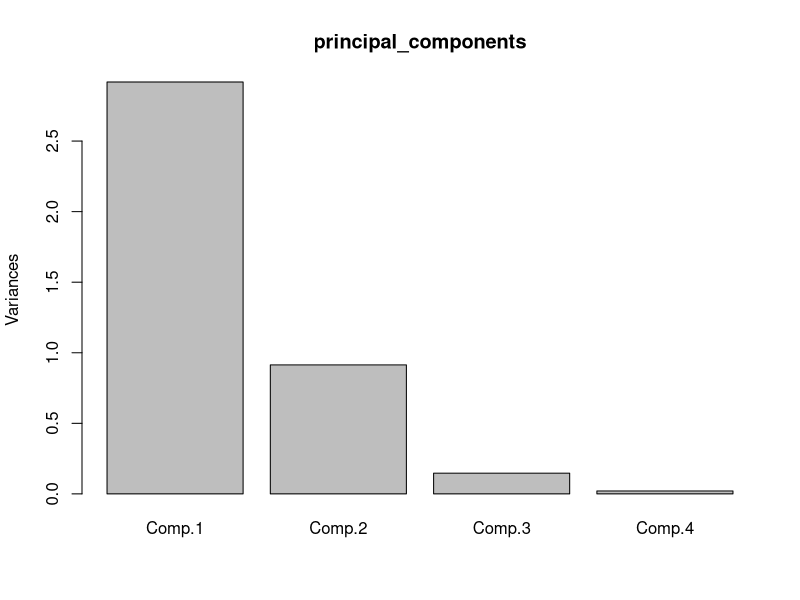
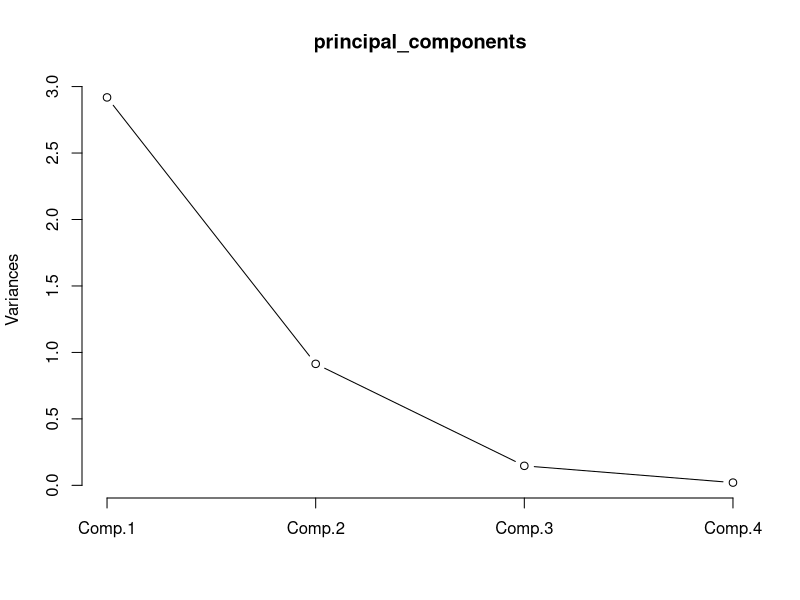
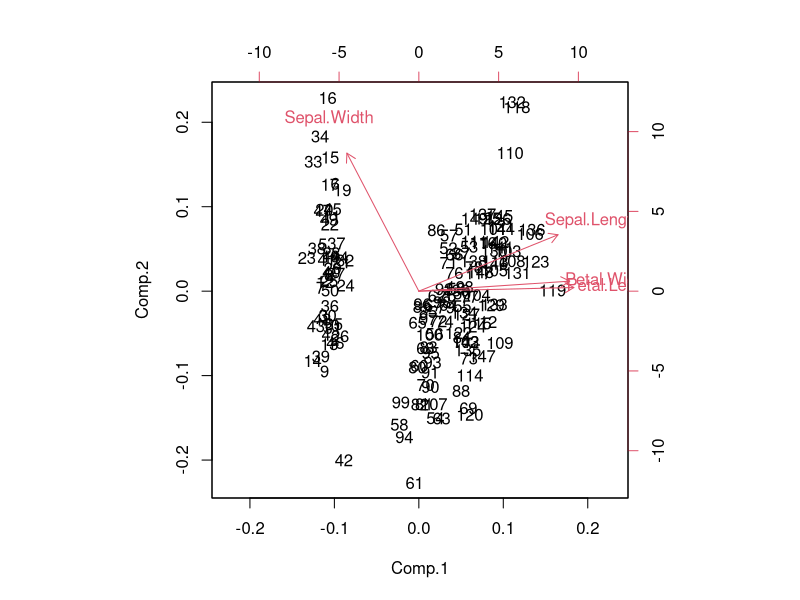
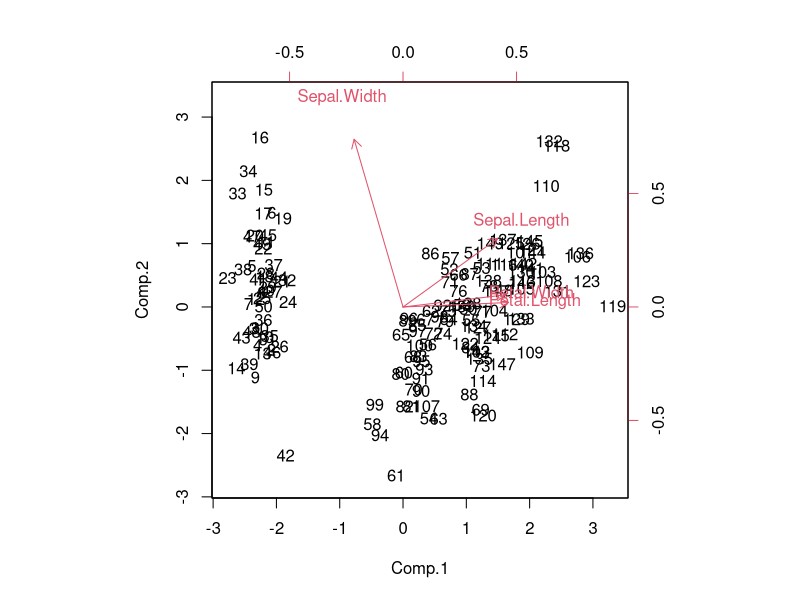

Write R code to recreate these figures, in order.
data("iris")
head(iris)

# dataset with only sepal & petal dimensions (no species):
irisdata1=iris[,1:4]
irisdata1
head(irisdata1)

help("princomp") #Does PCA on numeric data matrix, returns princomp object
principal_components=princomp(irisdata1, cor= TRUE, score = TRUE)
# cor=TRUE: use correlation matrix instead of covariance matrix (requires no constant variables)
# score=TRUE: calculate score for each PC

summary(principal_components)
# std dev, individual proportion variance, cumulative proportion of variance for the resulting components (we have 4 here)

# plot(prin_comp) gives bar graph of variances
plot(principal_components)

# change type to 'l' for line graph
plot(principal_components, type = "l")

help("biplot.princomp")
biplot(principal_components)#Default scale is 1
biplot(principal_components,choices=1:2,scale=0)#Scale of zero
#when the scale is 0, the arrows (original feature axes projected onto 2 PC axis, 
#with tick marks top & right in red) have length equal to the feature means
#The actual PC scores of each observation is plotted (ticks in black, left & bottom)
#
#when the scale is 1, the variables are larger and observations are smaller
#but I do not know how to interpret...